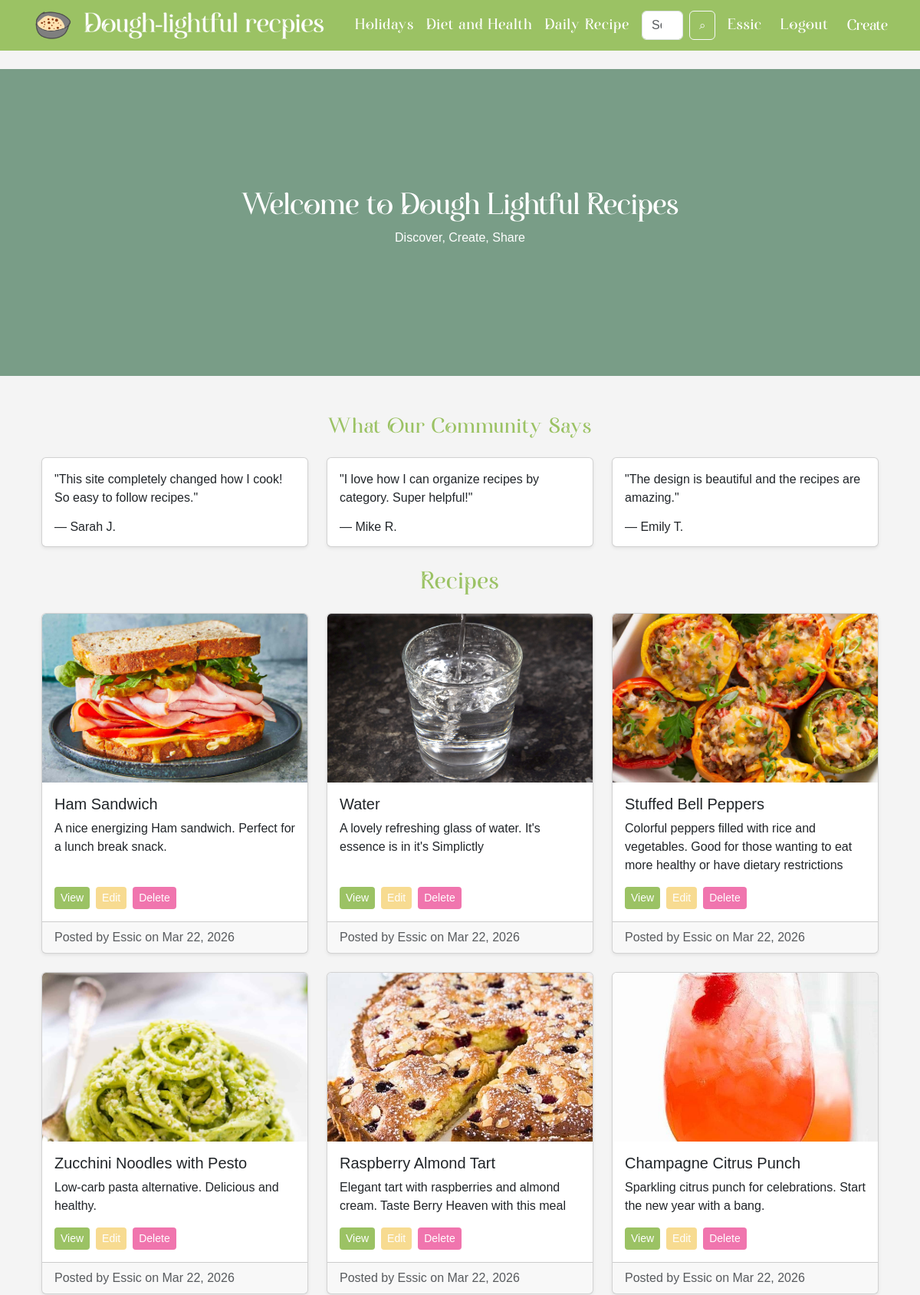
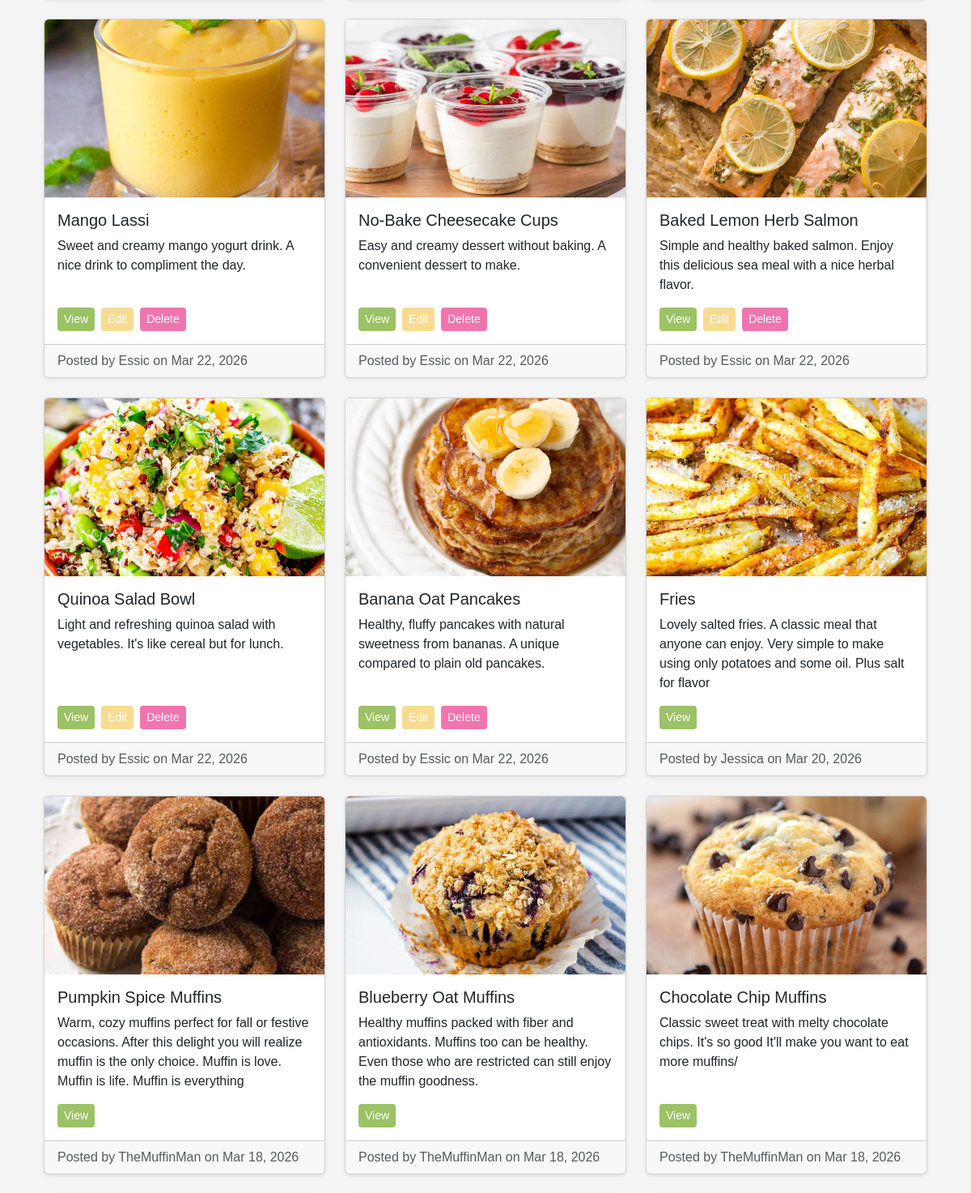
The page / (signed in, upper part) on the database its author committed (2 pictures, top to bottom).
### recipe/models.py (models this page shows, shortened)
class Recipe(models.Model):
    MAIN_CATEGORIES = [
        ('daily', 'Daily Recipes'),
        ('holiday', 'Holidays'),
        ('health', 'Diet & Health'),
    ]
    SUB_CATEGORIES = [
        ('breakfast', 'Breakfast'),
        ('lunch', 'Lunch'),
        ('dinner', 'Dinner'),
        ('dessert', 'Dessert'),
        ('drinks', 'Drinks'),
        ('new_years', "New Year's"),
        ('mothers_day', "Mother's Day"),
        ('keto', 'Keto'),
        ('vegetarian', 'Vegetarian'),
    ]
    user = models.ForeignKey(User, on_delete=models.CASCADE)
    title = models.CharField(max_length=200)
    description = models.TextField()
    ingredients = models.TextField()
    instructions = models.TextField()
    image = models.ImageField(upload_to='recipes/', blank=True, null=True)
    main_category = models.CharField(max_length=20, choices=MAIN_CATEGORIES)
    sub_category = models.CharField(max_length=20, choices=SUB_CATEGORIES, blank=True, null=True)
    created_at = models.DateTimeField(auto_now_add=True)

### recipe/views.py (the view)
# urls.py: path('', views.home_view, name='home'),
def home_view(request):
    recipes = Recipe.objects.all().order_by('-created_at')
    return render(request, 'home.html', {'recipes': recipes})

### templates/home.html
{% extends 'base.html' %}
{% load static %}
{% block content %}
<div style="
    position:relative;
    width:100vw;
    margin-left:calc(-50vw + 50%);
">
    <video autoplay muted loop playsinline
           style="width:100%; height:400px; object-fit:cover; display:block;">
        <source src="{% static 'recipestatic/Chef_video.mp4' %}" type="video/mp4">
    </video>
    <div style="
        position:absolute;
        top:0;
        left:0;
        width:100%;
        height:100%;
        background-color:rgba(0, 72, 29, 0.5);
    "></div>
<div style="
        position:absolute;
        top:50%;
        left:50%;
        transform:translate(-50%, -50%);
        color:white;
        text-align:center;
        z-index:2;
    ">
        <h1 style="font-family:'Auralyess';">Welcome to Dough Lightful Recipes</h1>
        <p>Discover, Create, Share</p>
    </div>
</div>
<div class="container mt-5">
    <h3 class="text-center heading mb-4">What Our Community Says</h3>
    <div class="row g-4">
        <div class="col-md-4">
            <div class="card shadow-sm h-100">
                <div class="card-body">
                    <p>"This site completely changed how I cook! So easy to follow recipes."</p>
                    <h6 class="mt-3 mb-0">— Sarah J.</h6>
                </div>
            </div>
        </div>
        <div class="col-md-4">
            <div class="card shadow-sm h-100">
                <div class="card-body">
                    <p>"I love how I can organize recipes by category. Super helpful!"</p>
                    <h6 class="mt-3 mb-0">— Mike R.</h6>
                </div>
            </div>
        </div>
        <div class="col-md-4">
            <div class="card shadow-sm h-100">
                <div class="card-body">
                    <p>"The design is beautiful and the recipes are amazing."</p>
                    <h6 class="mt-3 mb-0">— Emily T.</h6>
                </div>
            </div>
        </div>
    </div>
</div>
<div class="container mt-4">
    <h2 class="mb-4 text-center heading">Recipes</h2>
    <div class="row row-cols-1 row-cols-md-3 g-4">
        {% for recipe in recipes %}
        <div class="col">
            <div class="card h-100 shadow-sm">
                {% if recipe.image %}
                <img src="{{ recipe.image.url }}" class="card-img-top" alt="{{ recipe.title }}">
                {% else %}
                <img src="{% static 'recipestatic/Le_Logo.png' %}" class="card-img-top" alt="{{ recipe.title }}">
                {% endif %}
                <div class="card-body d-flex flex-column">
                    <h5 class="card-title">{{ recipe.title }}</h5>
                    <p class="card-text">
                        {{ recipe.description }}
                    </p>
                    <div class="mt-auto d-flex gap-2 flex-wrap">
                        <a href="{% url 'recipe_detail' recipe.id %}"
                        class="btn btn-sm"
                        style="background-color:#9BC264; color:white; border:none;">
                            View
                        </a>
                        {% if user == recipe.user %}
                        <a href="{% url 'edit_recipe' recipe.id %}"
                        class="btn btn-sm"
                        style="background-color:#F7DB91; color:white; border:none;">
                            Edit
                        </a>
                        <a href="{% url 'delete_recipe' recipe.id %}"
                        class="btn btn-sm"
                        style="background-color:#F075AE; color:white; border:none;">
                            Delete
                        </a>
                        {% endif %}
                    </div>
                </div>
                <div class="card-footer text-muted">
                    Posted by {{ recipe.user.username }} on {{ recipe.created_at|date:"M d, Y" }}
                </div>
            </div>
        </div>
        {% empty %}
        <p class="text-center">No recipes yet.</p>
        {% endfor %}
    </div>
</div>
<br>
{% endblock %}

### templates/base.html (shortened to what this page needs)
{% load static %}
<!DOCTYPE html>
<html>
<head>
    <link href="https://cdn.jsdelivr.net/npm/bootstrap@5.3.2/dist/css/bootstrap.min.css" rel="stylesheet">
    <link href="https://cdn.jsdelivr.net/npm/bootstrap-icons@1.11.3/font/bootstrap-icons.css" rel="stylesheet">
    <link rel="stylesheet" href="{% static 'recipestatic/style.css' %}">
</head>
<body class="d-flex flex-column min-vh-100">
<nav class="navbar navbar-expand-sm navbar-dark custom-navbar">
    <div class="container d-flex align-items-center">
        <div class="d-flex align-items-center">
            <a class="navbar-brand d-flex align-items-center me-4" href="{% url 'home' %}">
                <img src="{% static 'recipestatic/Le_Logo.png' %}" alt="Le Logo" class="logo-img me-2">
                <img src="{% static 'recipestatic/Logoagian.png' %}" alt="Logo" class="logo-img me-2">
            </a>
            <div class="nav-item dropdown me-3">
                <a class="nav-link dropdown-toggle text-white"
                   href="{% url 'holidays' %}"
                   role="button"
                   data-bs-toggle="dropdown"
                   onclick="window.location.href=this.href">
                    Holidays
                </a>
            </div>
            <div class="nav-item dropdown me-3">
                <a class="nav-link dropdown-toggle text-white"
                   href="{% url 'health_diet' %}"
                   role="button"
                   data-bs-toggle="dropdown"
                   onclick="window.location.href=this.href">
                    Diet and Health
                </a>
            </div>
            <div class="nav-item dropdown me-3">
                <a class="nav-link dropdown-toggle text-white"
                   href="{% url 'daily_all' %}"
                   role="button"
                   data-bs-toggle="dropdown"
                   onclick="window.location.href=this.href">
                    Daily Recipe
                </a>
            </div>
        </div>
        <div class="d-flex align-items-center ms-auto">
            <form class="d-flex me-3" method="get" action="{% url 'search' %}">
                <input class="form-control me-2" type="search" placeholder="Search recipes..." name="q">
                <button class="btn btn-outline-light" type="submit" style="font-size: 15px;">⌕</button>
            </form>
            {% if user.is_authenticated %}
            <div class="user-logout-wrapper d-flex align-items-center">
                <a class="nav-link text-white me-3" href="{% url 'home' %}">{{ user.username }}</a>
                <a href="#" class="nav-link text-white logout-link"
                onclick="document.getElementById('logout-form').submit(); return false;">
                    Logout
                </a>
                <a href="{% url 'create_recipe' %}" class="ms-3" style="padding-bottom: 3px;">
                    Create
                </a>
            </div>
            {% else %}
            <a class="nav-link text-white me-3" href="{% url 'login' %}">Login</a>
            <a class="nav-link text-white" href="{% url 'signup' %}">Sign Up</a>
            {% endif %}
        </div>
    </div>
</nav>
<div class="container mt-4 flex-grow-1">
    {% block content %}
    {% endblock %}
    <br>
</div>
</body>
</html>

### recipe/static/recipestatic/style.css (style rules this page uses)
body { background-color: #f4f4f4; font-family: Arial, sans-serif; overflow-x: hidden; }
.heading { font-family: 'Auralyess', sans-serif; color: #9BC264; letter-spacing: 1px; }
.custom-navbar { background-color: #9BC264; }
.custom-navbar .navbar-brand { font-size: 24px; font-weight: bold; }
.logo-img { height: 40px; width: auto; }
.card-img-top { width:100%; height:220px; object-fit:cover; display:block; }
.card { overflow:hidden; }
.custom-navbar .nav-link, .custom-navbar .dropdown-toggle { display: flex; align-items: center; justify-content: center; position: relative; color: white; text-decoration: none; font-family: 'Auralyess', sans-serif; letter-spacing: 1px; font-size: 20px; line-height: 1.5; padding-bottom: 0.25rem; transition: color 0.3s ease; }
.custom-navbar .nav-link::after, .custom-navbar .dropdown-toggle::after { content: ''; position: absolute; left: 50%; bottom: 0; height: 4px; width: 0; background-color: white; transition: all 0.3s ease; transform: translateX(-50%); }
.custom-navbar .dropdown-toggle::after { display: none; }
.user-logout-wrapper { display: flex; align-items: center; gap: 0.5rem; }
.user-logout-wrapper a { display: flex; align-items: center; justify-content: center; font-family: 'Auralyess', sans-serif; font-size: 20px; line-height: 1.5; padding: 0; margin: 0; color: white; text-decoration: none; position: relative; cursor: pointer; }
.user-logout-wrapper a::after { content: ''; position: absolute; left: 50%; bottom: 0; height: 4px; width: 0; background-color: white; transition: all 0.3s ease; transform: translateX(-50%); }

### rows shown on the page
Recipe: image (picture), title "Ham Sandwich", description "A nice energizing Ham sandwich. Perfect for a lunch break snack.", shows "Edit", user.username "Essic", created_at "Mar 22, 2026"
Recipe: image (picture), title "Water", description "A lovely refreshing glass of water. It's essence is in it's Simplictly", shows "Edit", user.username "Essic", created_at "Mar 22, 2026"
Recipe: image (picture), title "Stuffed Bell Peppers", description "Colorful peppers filled with rice and vegetables. Good for those wanting to eat more healthy or have dietary restrictions", shows "Edit", user.username "Essic", created_at "Mar 22, 2026"
Recipe: image (picture), title "Zucchini Noodles with Pesto", description "Low-carb pasta alternative. Delicious and healthy.", shows "Edit", user.username "Essic", created_at "Mar 22, 2026"
Recipe: image (picture), title "Raspberry Almond Tart", description "Elegant tart with raspberries and almond cream. Taste Berry Heaven with this meal", shows "Edit", user.username "Essic", created_at "Mar 22, 2026"
Recipe: image (picture), title "Champagne Citrus Punch", description "Sparkling citrus punch for celebrations. Start the new year with a bang.", shows "Edit", user.username "Essic", created_at "Mar 22, 2026"
Recipe: image (picture), title "Mango Lassi", description "Sweet and creamy mango yogurt drink. A nice drink to compliment the day.", shows "Edit", user.username "Essic", created_at "Mar 22, 2026"
Recipe: image (picture), title "No-Bake Cheesecake Cups", description "Easy and creamy dessert without baking. A convenient dessert to make.", shows "Edit", user.username "Essic", created_at "Mar 22, 2026"
Recipe: image (picture), title "Baked Lemon Herb Salmon", description "Simple and healthy baked salmon. Enjoy this delicious sea meal with a nice herbal flavor.", shows "Edit", user.username "Essic", created_at "Mar 22, 2026"
Recipe: image (picture), title "Quinoa Salad Bowl", description "Light and refreshing quinoa salad with vegetables. It's like cereal but for lunch.", shows "Edit", user.username "Essic", created_at "Mar 22, 2026"
Recipe: image (picture), title "Banana Oat Pancakes", description "Healthy, fluffy pancakes with natural sweetness from bananas. A unique compared to plain old pancakes.", shows "Edit", user.username "Essic", created_at "Mar 22, 2026"
Recipe: image (picture), title "Fries", description "Lovely salted fries. A classic meal that anyone can enjoy. Very simple to make using only potatoes and some oil. Plus salt for flavor", user.username "Jessica", created_at "Mar 20, 2026"
Recipe: image (picture), title "Pumpkin Spice Muffins", description "Warm, cozy muffins perfect for fall or festive occasions. After this delight you will realize muffin is the only choice. Muffin is love. Muffin is life. Muffin is everything", user.username "TheMuffinMan", created_at "Mar 18, 2026"
Recipe: image (picture), title "Blueberry Oat Muffins", description "Healthy muffins packed with fiber and antioxidants. Muffins too can be healthy. Even those who are restricted can still enjoy the muffin goodness.", user.username "TheMuffinMan", created_at "Mar 18, 2026"
Recipe: image (picture), title "Chocolate Chip Muffins", description "Classic sweet treat with melty chocolate chips. It's so good It'll make you want to eat more muffins/", user.username "TheMuffinMan", created_at "Mar 18, 2026"

### other values the page prints
{{ user.username }} "Essic"
